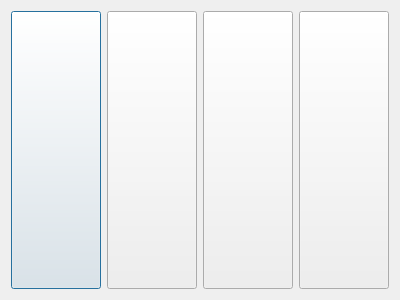
<?xml version="1.0" encoding="UTF-8"?>
<ui version="4.0">
 <class>TransformationPawn</class>
 <widget class="QDialog" name="TransformationPawn">
  <property name="geometry">
   <rect>
    <x>0</x>
    <y>0</y>
    <width>400</width>
    <height>300</height>
   </rect>
  </property>
  <property name="minimumSize">
   <size>
    <width>400</width>
    <height>0</height>
   </size>
  </property>
  <property name="windowTitle">
   <string>Dialog</string>
  </property>
  <layout class="QHBoxLayout" name="horizontalLayout">
   <item>
    <widget class="QPushButton" name="pB_Queen">
     <property name="sizePolicy">
      <sizepolicy hsizetype="Minimum" vsizetype="Preferred">
       <horstretch>0</horstretch>
       <verstretch>0</verstretch>
      </sizepolicy>
     </property>
     <property name="text">
      <string/>
     </property>
    </widget>
   </item>
   <item>
    <widget class="QPushButton" name="pB_Rook">
     <property name="sizePolicy">
      <sizepolicy hsizetype="Minimum" vsizetype="Preferred">
       <horstretch>0</horstretch>
       <verstretch>0</verstretch>
      </sizepolicy>
     </property>
     <property name="text">
      <string/>
     </property>
    </widget>
   </item>
   <item>
    <widget class="QPushButton" name="pB_Bishop">
     <property name="sizePolicy">
      <sizepolicy hsizetype="Minimum" vsizetype="Preferred">
       <horstretch>0</horstretch>
       <verstretch>0</verstretch>
      </sizepolicy>
     </property>
     <property name="text">
      <string/>
     </property>
    </widget>
   </item>
   <item>
    <widget class="QPushButton" name="pB_Knight">
     <property name="sizePolicy">
      <sizepolicy hsizetype="Minimum" vsizetype="Preferred">
       <horstretch>0</horstretch>
       <verstretch>0</verstretch>
      </sizepolicy>
     </property>
     <property name="text">
      <string/>
     </property>
    </widget>
   </item>
  </layout>
 </widget>
 <resources/>
 <connections/>
</ui>
